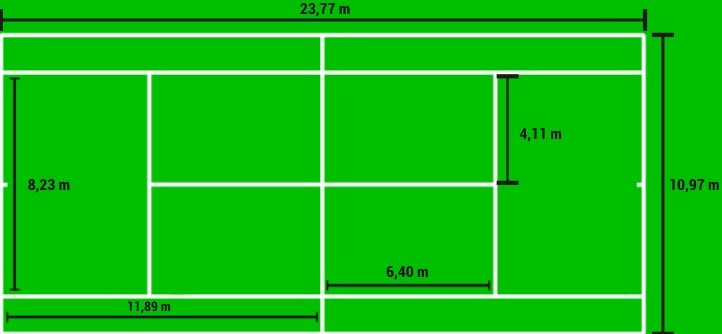
%> input picture Tennis_Ball_Throw/Quadra.jpg, 722 x 334 px
$ octave modelagem_bola_tenis.m   (GNU Octave 9; MATLAB toolbox functions it lacks are replaced by stand-ins)
%> lines starting %> are read from the running program, lines starting %| are printed output that depends on the picture
clc
clear all

% Entradas Constantes

d = 0.0325*2; % Di鈓etro [m]
A = (pi*d^2)/4; % 羠ea se玢o transversal [m^2]
p = 1.225; % Densidade do ar [kg/m^3]
Cd = 0.64; % Coeficiente de arrasto
m = 58*10^-3; % Massa [kg]
g = 9.81; % Acelera玢o da gravidade [m/s^2]

%numerico
t0 = 0; % tempo inicial
tf = 10; % tempo final
dt=0.008; % discretiza玢o
t = t0:dt:tf; % vetor tempo

v_vent = [0 0 0]; % Velocidade do vento

% posi珲es iniciais
sx0=-8; % posi玢o inicial em x [m]
sy0=0.5; % posi玢o inicial em y [m]
sz0=5.4; % posi玢o inicial em z [m]

% velocidades iniciais [m/s]
vxy0 = 4000;
theta0 = 20;
vx0=vxy0*cos(theta0*pi/180);
vy0=vxy0*sin(theta0*pi/180);
vz0=0;
vi=[vx0,vy0,vz0];

% velocidades angulares [rad/s]
wx=0;
wy=0;
wz=0; %negativo top spin e positivo back spin
wi=[wx,wy,wz];

Cl = d*norm(wi)/(2*norm(vi)); % Coeficiente de sustenta玢o

%Vetor For鏰 da gravidade [N]
F_g=[0,-m*g,0];


for i = 1:length(t)
sx(i,1)=sx0;
sy(i,1)=sy0;
sz(i,1)=sz0;

vx(i,1)=vx0;
vy(i,1)=vy0;
vz(i,1)=vz0;


vi=[vx0,vy0,vz0];

%Forca Magnus
if norm(wi)==0
    F_mag = [0 0 0];
else
   F_mag=0.5*p*A*Cl*(norm(vi)^2)*cross(wi,vi)/(norm(cross(wi,vi)));
end

%For鏰 de arrasto
v_rel = vi-v_vent;
F_a=-0.5*p*A*Cd*(norm(v_rel)^2)*(v_rel/(norm(v_rel)));

dvdt= (F_g + F_mag + F_a)/m ;
dvxdt=dvdt(1,1);
dvydt=dvdt(1,2);
dvzdt=dvdt(1,3);

vx0 = vx0 + dvxdt*dt ;
vy0 = vy0 + dvydt*dt ;
vz0 = vz0 + dvzdt*dt ;

vx(i,1)=vx0;
vy(i,1)=vy0;
vz(i,1)=vz0;

sx0 = sx0 + vx0*dt ;
sy0 = sy0 + vy0*dt ;
sz0 = sz0 + vz0*dt ;
if sy0 < d/2
    break
end

sx(i,1)=sx0;
sy(i,1)=sy0;
sz(i,1)=sz0;

end


t = t0:dt:dt*(length(sx)-1); % novo vetor tempo
rede_x = [1189 1189 1189 1189 1189 1189];
rede_y = 0:18.28:91.4;

figure(1)
plot(100*sx,100*sy,'ro:',rede_x,rede_y,'b-')
axis([0 2377 0 300])
title('Traget髍ia da bola em XY')
legend('bola','rede')
xlabel('Posi玢o X [cm]')
ylabel('Posi玢o Y [cm]')
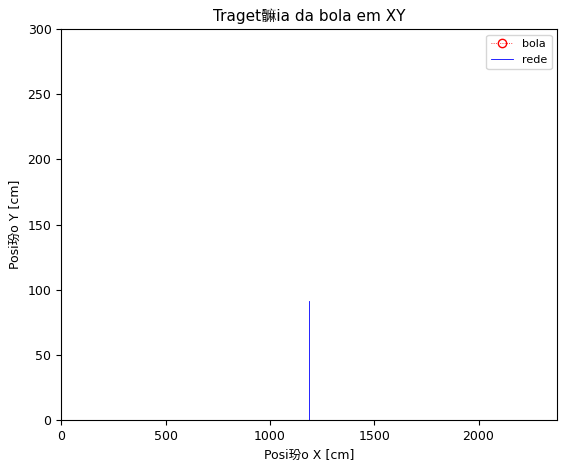
%> figure redrawn from the program's plot data

figure(2)
I = imread('Quadra.jpg');
%> I is the input picture: size 334x722x3 uint8; mean R, G, B 18.1, 189.7, 18.1
I = imresize(I,[1200 2500]);
%> I: size 1200x2500x3 uint8
I = flipud(I);
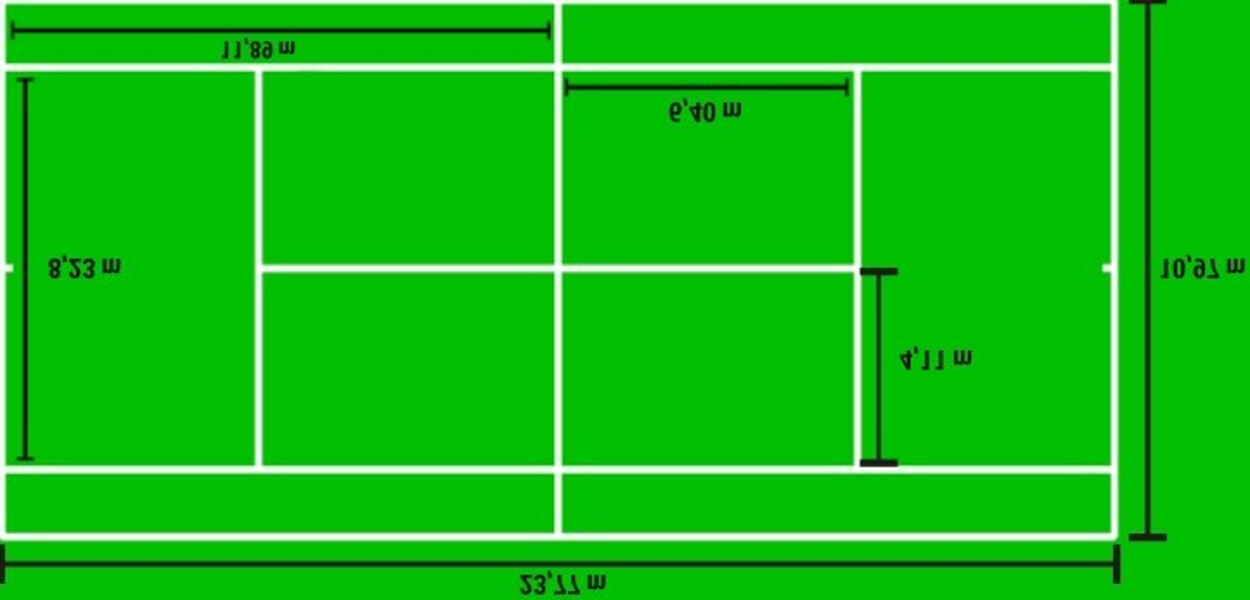
%> I: size 1200x2500x3 uint8 (shown at 1/2 size); mean R, G, B 18.1, 189.6, 18.1; mean of the top-left, top-right, bottom-left and bottom-right quarters 77.9, 74.1, 76.3, 72.9
imshow(I)
axis on %this will show you the axis ticks; note the y axis is reversed!
axis xy
hold on
plot(100*sx,100*sz,'ro:')
axis([0 2500 0 1200])
title('Traget髍ia da bola em XZ')
xlabel('Posi玢o X [cm]')
ylabel('Posi玢o Z [cm]')
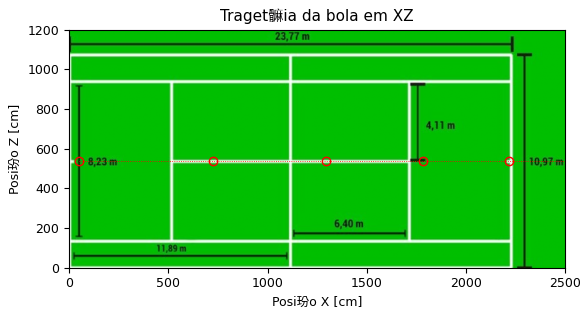
%> figure redrawn from the program's plot data
